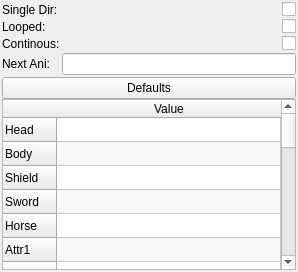
             <widget class="QWidget" name="scrollAreaWidgetContents">
              <property name="geometry">
               <rect>
                <x>0</x>
                <y>0</y>
                <width>298</width>
                <height>272</height>
               </rect>
              </property>
              <layout class="QVBoxLayout" name="verticalLayout_5">
               <property name="spacing">
                <number>2</number>
               </property>
               <property name="leftMargin">
                <number>2</number>
               </property>
               <property name="topMargin">
                <number>2</number>
               </property>
               <property name="rightMargin">
                <number>2</number>
               </property>
               <property name="bottomMargin">
                <number>2</number>
               </property>
               <item>
                <layout class="QFormLayout" name="formLayout">
                 <property name="verticalSpacing">
                  <number>2</number>
                 </property>
                 <item row="0" column="0">
                  <widget class="QLabel" name="singleDirLabel">
                   <property name="text">
                    <string>Single Dir:</string>
                   </property>
                  </widget>
                 </item>
                 <item row="0" column="1">
                  <widget class="QCheckBox" name="singleDirCheckBox">
                   <property name="layoutDirection">
                    <enum>Qt::LayoutDirection::RightToLeft</enum>
                   </property>
                  </widget>
                 </item>
                 <item row="1" column="0">
                  <widget class="QLabel" name="loopedLabel">
                   <property name="text">
                    <string>Looped:</string>
                   </property>
                  </widget>
                 </item>
                 <item row="1" column="1">
                  <widget class="QCheckBox" name="loopedCheckBox">
                   <property name="layoutDirection">
                    <enum>Qt::LayoutDirection::RightToLeft</enum>
                   </property>
                  </widget>
                 </item>
                 <item row="2" column="0">
                  <widget class="QLabel" name="continousLabel">
                   <property name="text">
                    <string>Continous:</string>
                   </property>
                  </widget>
                 </item>
                 <item row="2" column="1">
                  <widget class="QCheckBox" name="continousCheckBox">
                   <property name="layoutDirection">
                    <enum>Qt::LayoutDirection::RightToLeft</enum>
                   </property>
                  </widget>
                 </item>
                 <item row="3" column="0">
                  <widget class="QLabel" name="nextAniLabel">
                   <property name="text">
                    <string>Next Ani:</string>
                   </property>
                  </widget>
                 </item>
                 <item row="3" column="1">
                  <widget class="QLineEdit" name="nextAniLineEdit"/>
                 </item>
                </layout>
               </item>
               <item>
                <widget class="QWidget" name="widget_6" native="true">
                 <layout class="QVBoxLayout" name="verticalLayout_6">
                  <property name="spacing">
                   <number>0</number>
                  </property>
                  <property name="leftMargin">
                   <number>0</number>
                  </property>
                  <property name="topMargin">
                   <number>0</number>
                  </property>
                  <property name="rightMargin">
                   <number>0</number>
                  </property>
                  <property name="bottomMargin">
                   <number>0</number>
                  </property>
                  <item>
                   <widget class="QPushButton" name="defaultsButton">
                    <property name="text">
                     <string>Defaults</string>
                    </property>
                    <property name="default">
                     <bool>false</bool>
                    </property>
                    <property name="flat">
                     <bool>false</bool>
                    </property>
                   </widget>
                  </item>
                  <item>
                   <widget class="QTableWidget" name="defaultsTable">
                    <property name="sizePolicy">
                     <sizepolicy hsizetype="Expanding" vsizetype="Expanding">
                      <horstretch>0</horstretch>
                      <verstretch>0</verstretch>
                     </sizepolicy>
                    </property>
                    <property name="minimumSize">
                     <size>
                      <width>0</width>
                      <height>0</height>
                     </size>
                    </property>
                    <property name="verticalScrollBarPolicy">
                     <enum>Qt::ScrollBarPolicy::ScrollBarAsNeeded</enum>
                    </property>
                    <property name="alternatingRowColors">
                     <bool>true</bool>
                    </property>
                    <property name="selectionMode">
                     <enum>QAbstractItemView::SelectionMode::NoSelection</enum>
                    </property>
                    <attribute name="horizontalHeaderMinimumSectionSize">
                     <number>10</number>
                    </attribute>
                    <attribute name="horizontalHeaderDefaultSectionSize">
                     <number>60</number>
                    </attribute>
                    <attribute name="horizontalHeaderStretchLastSection">
                     <bool>true</bool>
                    </attribute>
                    <attribute name="verticalHeaderVisible">
                     <bool>true</bool>
                    </attribute>
                    <attribute name="verticalHeaderCascadingSectionResizes">
                     <bool>false</bool>
                    </attribute>
                    <attribute name="verticalHeaderMinimumSectionSize">
                     <number>16</number>
                    </attribute>
                    <attribute name="verticalHeaderDefaultSectionSize">
                     <number>24</number>
                    </attribute>
                    <row>
                     <property name="text">
                      <string>Head</string>
                     </property>
                    </row>
                    <row>
                     <property name="text">
                      <string>Body</string>
                     </property>
                    </row>
                    <row>
                     <property name="text">
                      <string>Shield</string>
                     </property>
                    </row>
                    <row>
                     <property name="text">
                      <string>Sword</string>
                     </property>
                    </row>
                    <row>
                     <property name="text">
                      <string>Horse</string>
                     </property>
                    </row>
                    <row>
                     <property name="text">
                      <string>Attr1</string>
                     </property>
                    </row>
                    <row>
                     <property name="text">
                      <string>Attr2</string>
                     </property>
                    </row>
                    <row>
                     <property name="text">
                      <string>Attr3</string>
                     </property>
                    </row>
                    <row>
                     <property name="text">
                      <string>Attr4</string>
                     </property>
                    </row>
                    <row>
                     <property name="text">
                      <string>Attr5</string>
                     </property>
                    </row>
                    <row>
                     <property name="text">
                      <string>Attr6</string>
                     </property>
                    </row>
                    <row>
                     <property name="text">
                      <string>Attr7</string>
                     </property>
                    </row>
                    <row>
                     <property name="text">
                      <string>Attr8</string>
                     </property>
                    </row>
                    <row>
                     <property name="text">
                      <string>Attr9</string>
                     </property>
                    </row>
                    <row>
                     <property name="text">
                      <string>Attr10</string>
                     </property>
                    </row>
                    <row>
                     <property name="text">
                      <string>Param1</string>
                     </property>
                    </row>
                    <row>
                     <property name="text">
                      <string>Param2</string>
                     </property>
                    </row>
                    <row>
                     <property name="text">
                      <string>Param3</string>
                     </property>
                    </row>
                    <row>
                     <property name="text">
                      <string>Param4</string>
                     </property>
                    </row>
                    <row>
                     <property name="text">
                      <string>Param5</string>
                     </property>
                    </row>
                    <row>
                     <property name="text">
                      <string>Param6</string>
                     </property>
                    </row>
                    <row>
                     <property name="text">
                      <string>Param7</string>
                     </property>
                    </row>
                    <row>
                     <property name="text">
                      <string>Param8</string>
                     </property>
                    </row>
                    <row>
                     <property name="text">
                      <string>Param9</string>
                     </property>
                    </row>
                    <row>
                     <property name="text">
                      <string>Param10</string>
                     </property>
                    </row>
                    <column>
                     <property name="text">
                      <string>Value</string>
                     </property>
                    </column>
                   </widget>
                  </item>
                  <item>
                   <spacer name="defaultsTableSpacer">
                    <property name="orientation">
                     <enum>Qt::Orientation::Vertical</enum>
                    </property>
                    <property name="sizeType">
                     <enum>QSizePolicy::Policy::Maximum</enum>
                    </property>
                    <property name="sizeHint" stdset="0">
                     <size>
                      <width>20</width>
                      <height>1</height>
                     </size>
                    </property>
                   </spacer>
                  </item>
                 </layout>
                </widget>
               </item>
              </layout>
             </widget>
